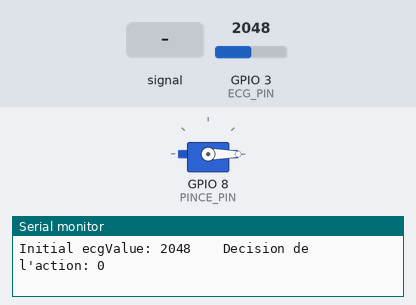
Bench run of a sketch on a simulated ESP32. Shown: servo, the last lines printed to the serial monitor. The test bench sets the inputs (shaded band); at power-on: GPIO 3 (ECG_PIN) = 2048.

Above: at 2.2 s.
2.3 s: GPIO 3 (ECG_PIN) fed a 200 Hz sine of ±1842 counts around its level
At 5.5 s:
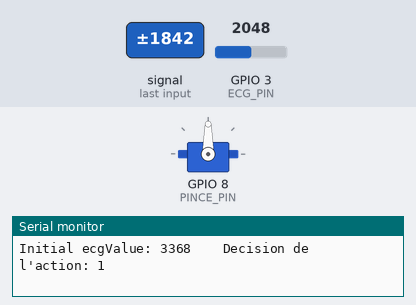
6.3 s: GPIO 3 (ECG_PIN) set to 2958
8.2 s: GPIO 3 (ECG_PIN) set to 3027
At 12.1 s:
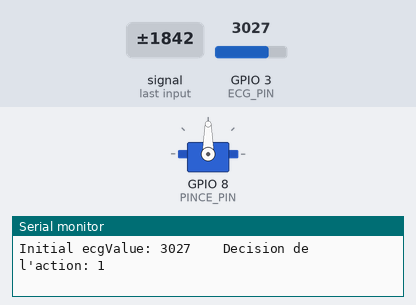
12.2 s: GPIO 3 (ECG_PIN) set to 2960
At 12.7 s:
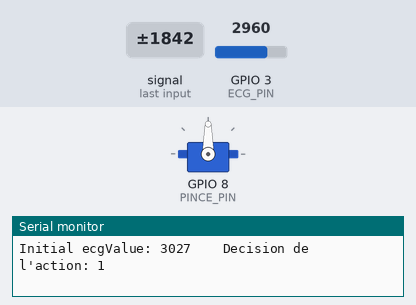
13.7 s: GPIO 3 (ECG_PIN) set to 3040
At 14.8 s:
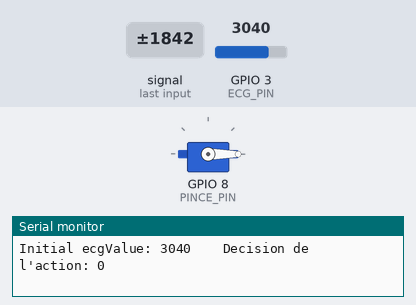
Timing chart, 0 to 18.7 s (numbered marks = the images above; inputs shaded):
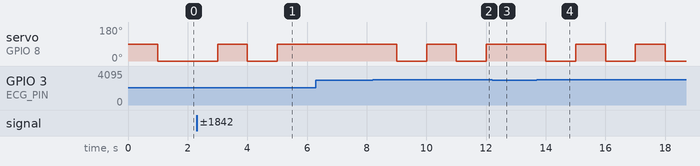

The sketch:

CampsTI_Defi2.ino
```cpp
// Ajout des bibliothèques de code nécessaire --------BENJAMIN ROY-------------
#include <Arduino.h>
#include <ESP32Servo.h>

// Déclaration des PINs utilisées (voir schéma électrique)
#define ECG_PIN 3
#define PINCE_PIN 8

Servo PinceServo;


void setup()
{
    // Initialise la communication USB avec l'ordinateur
    Serial.begin(115200);
    delay(1000);


    PinceServo.attach(PINCE_PIN);
}

void loop()
{

    // Variable de commande moteur
    int ecg_cmd = 0;

    // Lecture de la valeur du capteur
    static int ecgValue = 0;
    int ecgstate = analogRead(ECG_PIN);

    Serial.print("Initial ecgValue: " + String(ecgstate));

    // Décision de la pince ouverte ou fermee
    if (ecgstate > 3000)
    {
        if (ecgValue == 0)
        {
          ecgValue = 1;
        }
        else
        {
          ecgValue = 0;
        }
    }
    Serial.println("    Decision de l'action: " + String(ecgValue));

    if (ecgValue > 0)
    {
      PinceServo.write(90);
    }
    else
    {
      PinceServo.write(0);
    }
    delay(1000);

}
/*
Dans ce défi, tu n’as pas tout le code ! Cherche les zones encadrées par
–- À FAIRE –- et complète les instructions manquantes en t’aidant de ce que tu as appris au
Défi 1. L’objectif est d’utiliser les signaux électrique de tes propres muscles pour contrôler
la pince du robot!
*/
```

Measured:
- the behaviour switches between 3000 and 3001 on GPIO 3 (ECG_PIN) (found by bisection; images 1 and 2)
- after the input at 2.3 s, servo on GPIO 8 (PINCE_PIN): 0° → 90° after 0.70 s, → 0° 1.0 s later, → 90° 1.0 s later
- after the input at 8.2 s, servo on GPIO 8 (PINCE_PIN): alternates 90° for 1.0 s and 0° for 1.0 s, starting after 0.80 s
- after the input at 12.2 s, servo on GPIO 8 (PINCE_PIN): stays 90° (without the input it goes to 0° after 0.81 s)
- after the input at 13.7 s, servo on GPIO 8 (PINCE_PIN): alternates 90° for 1.0 s and 0° for 1.0 s, starting after 0.31 s
